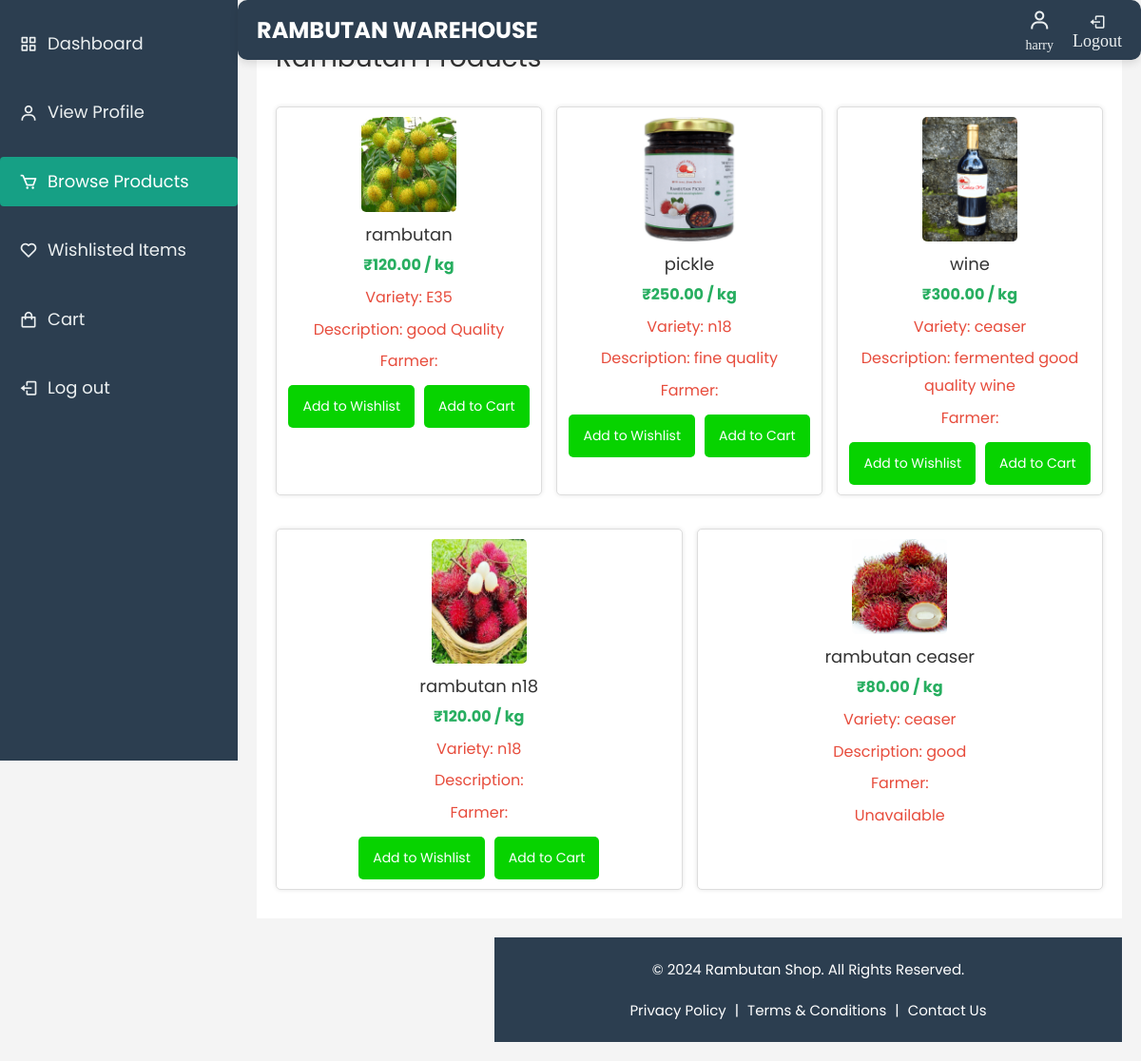
The app's page /products/ (signed in) with its own data.
### warehouse/models.py (models this page shows, shortened)
class Registeruser(AbstractUser):
    username = models.EmailField(unique=True)
    name = models.CharField(max_length=50,default='noname')
    contact = models.CharField(max_length=250, blank=True)
    address = models.CharField(max_length=250, blank=True)
    place = models.CharField(max_length=100, blank=True)
    role = models.CharField(max_length=10, choices=ROLE_CHOICES)
    groups = models.ManyToManyField(
        Group,
        related_name='registeruser_set',  # Custom related_name
        blank=True,
        help_text='The groups this user belongs to. A user will get all permissions granted to each of their groups.'
    )
    user_permissions = models.ManyToManyField(
        Permission,
        related_name='registeruser_set',  # Custom related_name
        blank=True,
        help_text='Specific permissions for this user.'
    )

class RambutanPost(models.Model):
    farmer = models.ForeignKey('FarmerDetails', on_delete=models.CASCADE, related_name='rambutan_posts')
    name = models.CharField(max_length=255)
    variety = models.CharField(max_length=100)
    quantity = models.PositiveIntegerField()
    quantity_left = models.PositiveIntegerField(default=0)  # Quantity left after sales
    price_per_kg = models.DecimalField(max_digits=10, decimal_places=2)
    image = models.ImageField(upload_to='rambutan_images/', blank=True, null=True)
    description = models.TextField(blank=True, null=True)
    created_at = models.DateTimeField(auto_now_add=True)
    is_available = models.BooleanField(default=True)  # Whether the post is still available

### warehouse/views.py (the view)
# urls.py: path('products/', views.products_browse, name='products_browse'),
@login_required
def products_browse(request):
    products = RambutanPost.objects.all().values('id', 'name', 'variety', 'image', 'price_per_kg', 'created_at', 'description', 'is_available')
    cart_items = Cart.objects.filter(user=request.user).values_list('rambutan_post_id', flat=True)
    wishlist_items = Wishlist.objects.filter(user=request.user).values_list('rambutan_post_id', flat=True)
    for product in products:
            if not product['is_available']:
                product['status_message'] = 'Unavailable'
    context = {
        'products': products,
    }
    return render(request, 'shop.html', context)

### warehouse/templates/shop.html (shortened to what this page needs)
{% load static %}
<!DOCTYPE html>
<html lang="en" dir="ltr">
<head>
    <link href='https://unpkg.com/boxicons@2.0.7/css/boxicons.min.css' rel='stylesheet'>
    <link href="https://cdn.jsdelivr.net/npm/sweetalert2@11/dist/sweetalert2.min.css" rel="stylesheet">
    <link rel="stylesheet" href="{% static 'css/open-iconic-bootstrap.min.css' %}">
    <link rel="stylesheet" href="{% static 'css/animate.css' %}">
    <link rel="stylesheet" href="{% static 'css/owl.carousel.min.css' %}">
    <link rel="stylesheet" href="{% static 'css/owl.theme.default.min.css' %}">
    <link rel="stylesheet" href="{% static 'css/magnific-popup.css' %}">
    <link rel="stylesheet" href="{% static 'css/aos.css' %}">
    <link rel="stylesheet" href="{% static 'css/ionicons.min.css' %}">
    <link rel="stylesheet" href="{% static 'css/bootstrap-datepicker.css' %}">
    <link rel="stylesheet" href="{% static 'css/jquery.timepicker.css' %}">
    <link rel="stylesheet" href="{% static 'css/flaticon.css' %}">
    <link rel="stylesheet" href="{% static 'css/icomoon.css' %}">
    <link rel="stylesheet" href="{% static 'css/style.css' %}">
</head>
<body>
    <div class="sidebar">
        <ul class="nav-links">
            <li>
                <a href="{% url 'customer_dashboard' %}" >
                    <i class='bx bx-grid-alt'></i>
                    <span class="links_name">Dashboard</span>
                </a>
            </li>
            <li>
                <a href="{% url 'profile_view' %}">
                    <i class='bx bx-user'></i>
                    <span class="links_name">View Profile</span>
                </a>
            </li>
            <li>
                <a href="{% url 'products_browse' %}" class="active">
                    <i class='bx bx-cart'></i>
                    <span class="links_name">Browse Products</span>
                </a>
            </li>
            <li>
                <a href="{% url 'wishlist' %}">
                    <i class='bx bx-heart'></i>
                    <span class="links_name">Wishlisted Items</span>
                </a>
            </li>
            <li>
                <a href="{% url 'cart' %}">
                    <i class='bx bx-shopping-bag'></i>
                    <span class="links_name">Cart</span>
                </a>
            </li>
            <li class="log_out">
                <a href="{% url 'logout' %}" class="logout-button">
                    <i class='bx bx-log-out'></i>
                    <span class="links_name">Log out</span>
                </a>
            </li>
        </ul>
    </div>
    <section class="home-section">
        <nav class="top-navbar">
            <div class="logo">
                <span class="logo-text">Rambutan Warehouse</span>
            </div>
            <ul class="nav-icons">
                <li class="user-profile">
                    <a href="{% url 'profile_view' %}">
                        <i class='bx bx-user'></i>
                        <span class="icon-name">{{ user.name }}</span>
                    </a>
                </li>
                <li>
                    <a href="{% url 'logout' %}" class="logout-button">
                        <i class='bx bx-log-out'></i>
                        <span class="icon-name">Logout</span>
                    </a>
                </li>
            </ul>
        </nav>
        <div class="main-content">
            <h2>Rambutan Products</h2>
            <div class="product-listing">
                {% for product in products %}
                <div class="product">
                    <img src="{% if product.image %}/media/{{ product.image }}{% else %}{% static 'images/default_product.jpg' %}{% endif %}" alt="{{ product.name }}" width="100px">
                    <h3>{{ product.name }}</h3>
                    <p class="price">₹{{ product.price_per_kg }} / kg</p>
                    <p>Variety: {{ product.variety }}</p>
                    <p>Description: {{ product.description }}</p>
                    <p>Farmer: {{ product.farmer.user.name }}</p>
                    {% if product.status_message %}
                        <p class="unavailable">{{ product.status_message }}</p>
                    {% else %}
                        <div class="cart-buttons">
                            <button><a href="{% url 'add_to_wishlist' product.id %}">Add to Wishlist</a></button>
                            <button><a href="{% url 'add_to_cart' product.id %}">Add to Cart</a></button>
                        </div>
                    {% endif %}
                </div>
                {% empty %}
                <p>No products available at the moment.</p>
                {% endfor %}
            </div>
        </div>
    <footer>
        <p>&copy; 2024 Rambutan Shop. All Rights Reserved.</p>
        <a href="#">Privacy Policy</a> | <a href="#">Terms & Conditions</a> | <a href="#">Contact Us</a>
    </footer>
</section>
</body>
</html>

### warehouse/static/css/icomoon.css (style rules this page uses)
[class^="icon-"], [class*=" icon-"] { font-family: 'icomoon' !important; speak: none; font-style: normal; font-weight: normal; font-variant: normal; text-transform: none; line-height: 1; -webkit-font-smoothing: antialiased; -moz-osx-font-smoothing: grayscale; }

### warehouse/templates/shop.html (style rules this page uses)
:root { --primary-color: #2c3e50; --secondary-color: #ecf0f1; --accent-color: #16a085; --hover-color: #34495e; --white: #ffffff; --font-family: 'Poppins', sans-serif; }
body { font-family: var(--font-family); background-color: #f4f4f4; margin: 0; padding: 0; display: flex; }
.sidebar { width: 250px; background-color: var(--primary-color); height: 100vh; position: fixed; top: 0; left: 0; transition: width 0.3s; display: flex; flex-direction: column; z-index: 999; }
.sidebar ul.nav-links { list-style-type: none; padding: 0; margin: 0; }
.sidebar ul.nav-links li { margin: 20px 0; }
.sidebar ul.nav-links li a { color: var(--secondary-color); text-decoration: none; font-size: 18px; display: flex; align-items: center; padding: 10px 20px; transition: background-color 0.3s, color 0.3s; border-radius: 4px; }
.sidebar ul.nav-links li a:hover, .sidebar ul.nav-links li a.active { background-color: var(--accent-color); color: var(--white); }
.sidebar ul.nav-links li a i { margin-right: 10px; font-size: 20px; }
.top-navbar { background-color: var(--primary-color); padding: 10px 20px; display: flex; justify-content: space-between; align-items: center; border-radius: 10px; box-shadow: 0 4px 8px rgba(0, 0, 0, 0.1); margin-bottom: 20px; position: fixed; top: 0; left: 250px; right: 0; z-index: 1001; }
.logo-text { font-size: 24px; color: var(--white); font-weight: bold; text-transform: uppercase; }
.nav-icons { list-style: none; display: flex; align-items: center; gap: 20px; margin: 0; padding: 0; }
.nav-icons li a { color: var(--secondary-color); text-decoration: none; font-size: 18px; display: flex; flex-direction: column; align-items: center; transition: color 0.3s; }
.nav-icons li.user-profile a { display: flex; flex-direction: column; align-items: center; justify-content: center; text-align: center; gap: 5px; }
.nav-icons li.user-profile a i { font-size: 24px; color: var(--secondary-color); }
.nav-icons li.user-profile a .icon-name { font-size: 14px; color: var(--secondary-color); }
.home-section { margin-left: 250px; width: calc(100% - 250px); padding-top: 100px; padding: 20px; transition: margin-left 0.3s, width 0.3s; min-height: 100vh; margin-top: 0; }
.main-content { width: 100%; padding: 20px; background-color: #fff; box-sizing: border-box; }
.main-content h2 { font-size: 28px; margin-bottom: 20px; color: #333; }
.product-listing { display: flex; flex-wrap: wrap; gap: 15px; }
.product { flex: 1 1 calc(33.333% - 20px); margin: 10px 0; border: 1px solid #ddd; padding: 10px; box-shadow: 0 0 5px rgba(0, 0, 0, 0.1); border-radius: 5px; background-color: #fff; text-align: center; box-sizing: border-box; }
.product img { max-width: 100%; height: auto; margin-bottom: 10px; border-radius: 5px; }
.product h3 { font-size: 18px; color: #333; margin-bottom: 5px; }
.product p { font-size: 16px; color: #e74c3c; margin: 5px 0; }
.product .price { color: #27ae60; font-weight: bold; }
.product .cart-buttons { margin-top: 10px; display: flex; justify-content: center; gap: 10px; }
.cart-buttons button { background-color: #07d300; border: none; color: white; padding: 10px 15px; cursor: pointer; border-radius: 5px; transition: background-color 0.3s; font-size: 14px; }
.cart-buttons button a { color: white; text-decoration: none; display: block; width: 100%; height: 100%; text-align: center; }
footer { text-align: center; padding: 20px; background-color: var(--primary-color); color: var(--white); margin-top: 20px; width: calc(100% - 250px); margin-left: 250px; box-sizing: border-box; }
footer a { color: var(--white); text-decoration: none; margin: 0 5px; }

### records on screen
Registeruser: name "harry"
RambutanPost: image+name (picture), name "rambutan", price_per_kg "120.00", variety "E35", description "good Quality", shows "Add to Wishlist"
RambutanPost: image+name (picture), name "pickle", price_per_kg "250.00", variety "n18", description "fine quality", shows "Add to Wishlist"
RambutanPost: image+name (picture), name "wine", price_per_kg "300.00", variety "ceaser", description "fermented good quality wine", shows "Add to Wishlist"
RambutanPost: image (picture), name "rambutan n18", price_per_kg "120.00", variety "n18", shows "Add to Wishlist"
RambutanPost: image (picture), name "rambutan ceaser", price_per_kg "80.00", variety "ceaser", description "good", status_message "Unavailable"
